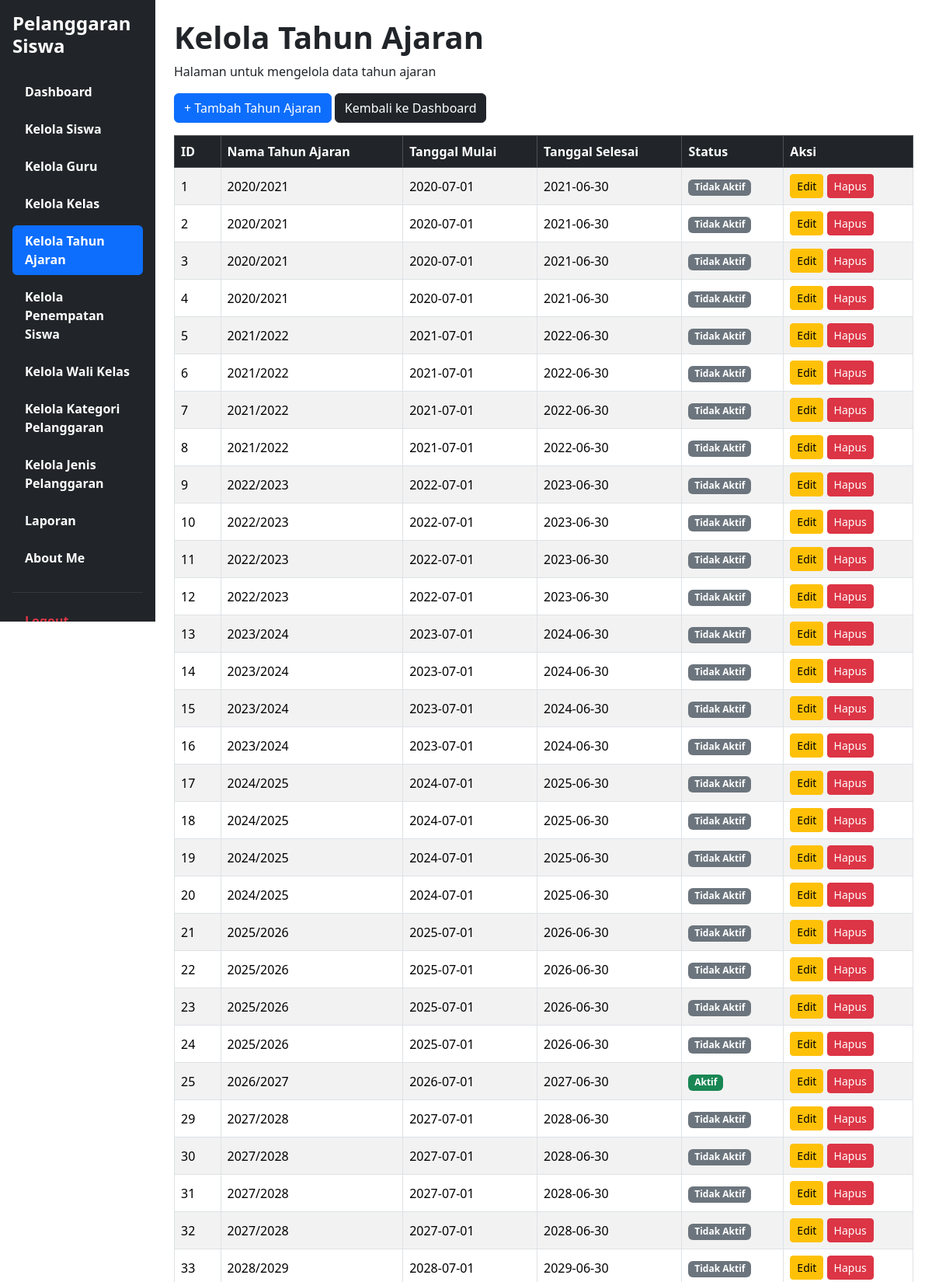
The page /Kelola_Tahun_Ajaran.php (upper part) on the database its author committed.
### tables this page shows
CREATE TABLE `t_tahun_ajaran` (
  `id` int(11) NOT NULL,
  `nama` varchar(20) DEFAULT NULL,
  `tanggal_mulai` date NOT NULL,
  `tanggal_selesai` date NOT NULL,
  `status_aktif` tinyint(1) NOT NULL,
  `created_at` timestamp NOT NULL DEFAULT current_timestamp(),
  `updated_at` timestamp NOT NULL DEFAULT current_timestamp()
);

### Kelola_Tahun_Ajaran.php (the view, shortened to what this page needs)
<?php
require_once __DIR__ . '/config/koneksi.php';
$sql = "
    SELECT
        id,
        nama,
        tanggal_mulai,
        tanggal_selesai,
        status_aktif
    FROM t_tahun_ajaran
    ORDER BY id ASC
";
$result = $koneksi->query($sql);
?>
<!DOCTYPE html>
<html lang="id">
<head>
    <link href="https://cdn.jsdelivr.net/npm/bootstrap@5.3.8/dist/css/bootstrap.min.css" rel="stylesheet">
    <link rel="stylesheet"
      href="https://cdn.datatables.net/2.3.4/css/dataTables.bootstrap5.min.css">
</head>
<body>
<div class="container-fluid">
    <div class="row">
<div class="col-md-3 col-lg-2 bg-dark min-vh-100 p-3 sticky-top" style="top: 0; height: 100vh; overflow-y: auto;">
            <h4 class="text-white fw-bold mb-4 ">
            Pelanggaran Siswa
            </h4>
            <ul class="nav nav-pills flex-column">
                <li class="nav-item mb-2">
                    <a href="dashboard.php" class="nav-link text-white">
                    <h7 class="fw-bold mb-4">Dashboard</h7>
                    </a>
                </li>
                <li class="nav-item mb-2">
                    <a href="Kelola_Siswa.php" class="nav-link text-white">
                    <h7 class="fw-bold mb-4">Kelola Siswa</h7>
                    </a>
                </li>
                <li class="nav-item mb-2">
                    <a href="Kelola_Guru.php" class="nav-link text-white">
                    <h7 class="fw-bold mb-4">Kelola Guru</h7>
                    </a>
                </li>
                <li class="nav-item mb-2">
                    <a href="Kelola_Kelas.php" class="nav-link text-white">
                    <h7 class="fw-bold mb-4">Kelola Kelas</h7>
                    </a>
                </li>
                <li class="nav-item mb-2">
                    <a href="Kelola_Tahun_Ajaran.php" class="nav-link active">
                    <h7 class="fw-bold mb-4">Kelola Tahun Ajaran</h7>
                    </a>
                </li>
                <li class="nav-item mb-2">
                    <a href="Kelola_Penempatan_Siswa.php" class="nav-link text-white">
                    <h7 class="fw-bold mb-4">Kelola Penempatan Siswa</h7>
                    </a>
                </li>
                <li class="nav-item mb-2">
                    <a href="Kelola_Wali_Kelas.php" class="nav-link text-white">
                    <h7 class="fw-bold mb-4">Kelola Wali Kelas</h7>
                    </a>
                </li>
                <li class="nav-item mb-2">
                    <a href="Kelola_Kategori_Pelanggaran.php" class="nav-link text-white">
                    <h7 class="fw-bold mb-4">Kelola Kategori Pelanggaran</h7>
                    </a>
                </li>
                <li class="nav-item mb-2">
                    <a href="Kelola_Jenis_Pelanggaran.php" class="nav-link text-white">
                    <h7 class="fw-bold mb-4">Kelola Jenis Pelanggaran</h7>
                    </a>
                </li>
                <li class="nav-item mb-2">
                    <a href="Laporan.php" class="nav-link text-white">
                    <h7 class="fw-bold mb-4">Laporan</h7>
                    </a>
                </li>
                <li class="nav-item mb-2">
                    <a href="about_me.php" class="nav-link text-white">
                    <h7 class="fw-bold mb-4">About Me</h7>
                    </a>
                </li>
                <hr class="text-secondary">
                <li class="nav-item">
                    <a href="logout.php" class="nav-link text-danger">
                    <h7 class="fw-bold mb-4">Logout</h7>
                    </a>
                </li>
            </ul>
        </div>
        <main class="col-md-9 col-lg-10 p-4">
            <h1><strong>Kelola Tahun Ajaran</strong></h1>
            <p>Halaman untuk mengelola data tahun ajaran</p>
            <div class="mb-3">
                <a href="tambah_tahun_ajaran.php" class="btn btn-primary">
                   + Tambah Tahun Ajaran
                </a>
                <a href="dashboard.php" class="btn btn-dark">
                     Kembali ke Dashboard
                </a>
            </div>
<div class="table-responsive">
    <table id="tabelTahunAjaran"
           class="table table-hover table-striped table-bordered align-middle">
        <thead class="table-dark">
            <tr>
                <th>ID</th>
                <th>Nama Tahun Ajaran</th>
                <th>Tanggal Mulai</th>
                <th>Tanggal Selesai</th>
                <th>Status</th>
                <th>Aksi</th>
            </tr>
        </thead>
        <tbody>
            <?php while ($tahun = $result->fetch_assoc()) { ?>
                <tr>
                    <td>
                        <?= htmlspecialchars($tahun['id']); ?>
                    </td>
                    <td>
                        <?= htmlspecialchars($tahun['nama']); ?>
                    </td>
                    <td>
                        <?= htmlspecialchars($tahun['tanggal_mulai']); ?>
                    </td>
                    <td>
                        <?= htmlspecialchars($tahun['tanggal_selesai']); ?>
                    </td>
                    <td>
                        <?php if ($tahun['status_aktif'] == 1) { ?>
                            <span class="badge bg-success">Aktif</span>
                        <?php } else { ?>
                            <span class="badge bg-secondary">Tidak Aktif</span>
                        <?php } ?>
                    </td>
                    <td>
                        <a href="edit_tahun_ajaran.php?id=<?= (int)$tahun['id']; ?>"
                           class="btn btn-warning btn-sm">
                            Edit
                        </a>
                        <a href="hapus_tahun_ajaran.php?id=<?= (int)$tahun['id']; ?>"
                           onclick="return confirm('Yakin ingin menghapus data ini?')"
                           class="btn btn-danger btn-sm">
                            Hapus
                        </a>
                    </td>
                </tr>
            <?php } ?>
        </tbody>
    </table>
</div>
</body>
</html>

### rows shown on the page
t_tahun_ajaran: id "1", nama "2020/2021", tanggal_mulai "2020-07-01", tanggal_selesai "2021-06-30", status_aktif "Tidak Aktif"
t_tahun_ajaran: id "2", nama "2020/2021", tanggal_mulai "2020-07-01", tanggal_selesai "2021-06-30", status_aktif "Tidak Aktif"
t_tahun_ajaran: id "3", nama "2020/2021", tanggal_mulai "2020-07-01", tanggal_selesai "2021-06-30", status_aktif "Tidak Aktif"
t_tahun_ajaran: id "4", nama "2020/2021", tanggal_mulai "2020-07-01", tanggal_selesai "2021-06-30", status_aktif "Tidak Aktif"
t_tahun_ajaran: id "5", nama "2021/2022", tanggal_mulai "2021-07-01", tanggal_selesai "2022-06-30", status_aktif "Tidak Aktif"
t_tahun_ajaran: id "6", nama "2021/2022", tanggal_mulai "2021-07-01", tanggal_selesai "2022-06-30", status_aktif "Tidak Aktif"
t_tahun_ajaran: id "7", nama "2021/2022", tanggal_mulai "2021-07-01", tanggal_selesai "2022-06-30", status_aktif "Tidak Aktif"
t_tahun_ajaran: id "8", nama "2021/2022", tanggal_mulai "2021-07-01", tanggal_selesai "2022-06-30", status_aktif "Tidak Aktif"
t_tahun_ajaran: id "9", nama "2022/2023", tanggal_mulai "2022-07-01", tanggal_selesai "2023-06-30", status_aktif "Tidak Aktif"
t_tahun_ajaran: id "10", nama "2022/2023", tanggal_mulai "2022-07-01", tanggal_selesai "2023-06-30", status_aktif "Tidak Aktif"
t_tahun_ajaran: id "11", nama "2022/2023", tanggal_mulai "2022-07-01", tanggal_selesai "2023-06-30", status_aktif "Tidak Aktif"
t_tahun_ajaran: id "12", nama "2022/2023", tanggal_mulai "2022-07-01", tanggal_selesai "2023-06-30", status_aktif "Tidak Aktif"
t_tahun_ajaran: id "13", nama "2023/2024", tanggal_mulai "2023-07-01", tanggal_selesai "2024-06-30", status_aktif "Tidak Aktif"
t_tahun_ajaran: id "14", nama "2023/2024", tanggal_mulai "2023-07-01", tanggal_selesai "2024-06-30", status_aktif "Tidak Aktif"
t_tahun_ajaran: id "15", nama "2023/2024", tanggal_mulai "2023-07-01", tanggal_selesai "2024-06-30", status_aktif "Tidak Aktif"
t_tahun_ajaran: id "16", nama "2023/2024", tanggal_mulai "2023-07-01", tanggal_selesai "2024-06-30", status_aktif "Tidak Aktif"
t_tahun_ajaran: id "17", nama "2024/2025", tanggal_mulai "2024-07-01", tanggal_selesai "2025-06-30", status_aktif "Tidak Aktif"
t_tahun_ajaran: id "18", nama "2024/2025", tanggal_mulai "2024-07-01", tanggal_selesai "2025-06-30", status_aktif "Tidak Aktif"
t_tahun_ajaran: id "19", nama "2024/2025", tanggal_mulai "2024-07-01", tanggal_selesai "2025-06-30", status_aktif "Tidak Aktif"
t_tahun_ajaran: id "20", nama "2024/2025", tanggal_mulai "2024-07-01", tanggal_selesai "2025-06-30", status_aktif "Tidak Aktif"
t_tahun_ajaran: id "21", nama "2025/2026", tanggal_mulai "2025-07-01", tanggal_selesai "2026-06-30", status_aktif "Tidak Aktif"
t_tahun_ajaran: id "22", nama "2025/2026", tanggal_mulai "2025-07-01", tanggal_selesai "2026-06-30", status_aktif "Tidak Aktif"
t_tahun_ajaran: id "23", nama "2025/2026", tanggal_mulai "2025-07-01", tanggal_selesai "2026-06-30", status_aktif "Tidak Aktif"
t_tahun_ajaran: id "24", nama "2025/2026", tanggal_mulai "2025-07-01", tanggal_selesai "2026-06-30", status_aktif "Tidak Aktif"
t_tahun_ajaran: id "25", nama "2026/2027", tanggal_mulai "2026-07-01", tanggal_selesai "2027-06-30", status_aktif "Aktif"
t_tahun_ajaran: id "29", nama "2027/2028", tanggal_mulai "2027-07-01", tanggal_selesai "2028-06-30", status_aktif "Tidak Aktif"
t_tahun_ajaran: id "30", nama "2027/2028", tanggal_mulai "2027-07-01", tanggal_selesai "2028-06-30", status_aktif "Tidak Aktif"
t_tahun_ajaran: id "31", nama "2027/2028", tanggal_mulai "2027-07-01", tanggal_selesai "2028-06-30", status_aktif "Tidak Aktif"
t_tahun_ajaran: id "32", nama "2027/2028", tanggal_mulai "2027-07-01", tanggal_selesai "2028-06-30", status_aktif "Tidak Aktif"
t_tahun_ajaran: id "33", nama "2028/2029", tanggal_mulai "2028-07-01", tanggal_selesai "2029-06-30", status_aktif "Tidak Aktif"
